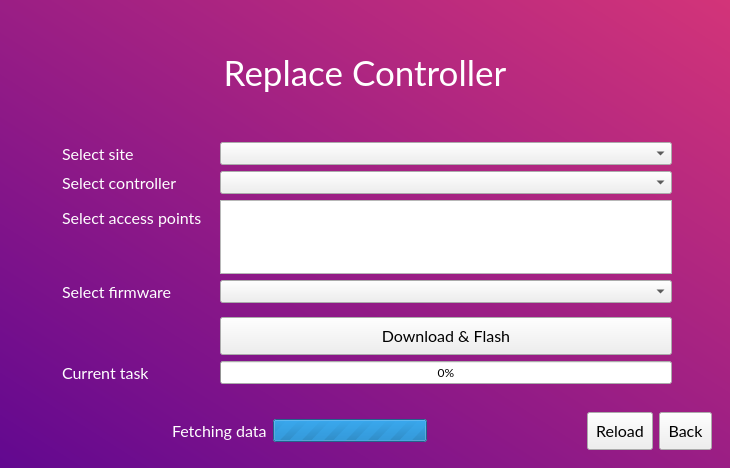
<?xml version="1.0" encoding="UTF-8"?>
<ui version="4.0">
 <class>MainWindow</class>
 <widget class="QMainWindow" name="MainWindow">
  <property name="geometry">
   <rect>
    <x>0</x>
    <y>0</y>
    <width>730</width>
    <height>468</height>
   </rect>
  </property>
  <property name="minimumSize">
   <size>
    <width>700</width>
    <height>0</height>
   </size>
  </property>
  <property name="sizeIncrement">
   <size>
    <width>0</width>
    <height>0</height>
   </size>
  </property>
  <property name="windowTitle">
   <string>MainWindow</string>
  </property>
  <property name="styleSheet">
   <string notr="true">* {
  font-family: Lato;
}
QPushButton {
  font-size: 16px;
  padding: 8px;
}

QLabel {
  font-size: 16px;
  color: white;
}
#replaceControllerHint, #addControllerHint {
  color: #ccc;
}
#centralWidget, QMessageBox {
  background-color: qlineargradient(spread:pad, x1:0, y1:1, x2:1, y2:0, stop:0 #620890, stop:1 #d33479);
}
#header, #welcomeHeader, #replaceHeader, #addHeader, #addWiFiHeader, #manageWiFiHeader {
  margin: 20px;
  font-size: 35px;
}
#welcomeSubHeader {
  font-size: 25px;
}
#loginForm QLabel, #addForm QLabel, #replaceForm QLabel, #addWiFiForm QLabel {
  padding-right: 8px;
}
#loginForm QPushButton, #addForm QPushButton, #replaceForm QPushButton, #addWiFiForm QPushButton {
  margin-top: 8px;
}

#welcomeUsername {
  color: #ccc;
}</string>
  </property>
  <widget class="QWidget" name="centralWidget">
   <property name="autoFillBackground">
    <bool>false</bool>
   </property>
   <property name="styleSheet">
    <string notr="true"/>
   </property>
   <layout class="QVBoxLayout" name="verticalLayout_2">
    <item>
     <widget class="QStackedWidget" name="stackedWidget">
      <property name="currentIndex">
       <number>2</number>
      </property>
      <widget class="QWidget" name="loginPage">
       <layout class="QVBoxLayout" name="verticalLayout">
        <item>
         <spacer name="verticalSpacer_3">
          <property name="orientation">
           <enum>Qt::Vertical</enum>
          </property>
          <property name="sizeHint" stdset="0">
           <size>
            <width>20</width>
            <height>40</height>
           </size>
          </property>
         </spacer>
        </item>
        <item>
         <layout class="QHBoxLayout" name="horizontalLayout_2">
          <item>
           <spacer name="horizontalSpacer">
            <property name="orientation">
             <enum>Qt::Horizontal</enum>
            </property>
            <property name="sizeHint" stdset="0">
             <size>
              <width>40</width>
              <height>20</height>
             </size>
            </property>
           </spacer>
          </item>
          <item>
           <widget class="QLabel" name="label">
            <property name="maximumSize">
             <size>
              <width>100</width>
              <height>100</height>
             </size>
            </property>
            <property name="text">
             <string/>
            </property>
            <property name="pixmap">
             <pixmap>images/logo_white_180.png</pixmap>
            </property>
            <property name="scaledContents">
             <bool>true</bool>
            </property>
           </widget>
          </item>
          <item>
           <widget class="QLabel" name="header">
            <property name="font">
             <font>
              <family>Lato</family>
              <pointsize>-1</pointsize>
             </font>
            </property>
            <property name="text">
             <string>Flasher</string>
            </property>
            <property name="alignment">
             <set>Qt::AlignCenter</set>
            </property>
           </widget>
          </item>
          <item>
           <spacer name="horizontalSpacer_2">
            <property name="orientation">
             <enum>Qt::Horizontal</enum>
            </property>
            <property name="sizeHint" stdset="0">
             <size>
              <width>40</width>
              <height>20</height>
             </size>
            </property>
           </spacer>
          </item>
         </layout>
        </item>
        <item>
         <spacer name="verticalSpacer">
          <property name="orientation">
           <enum>Qt::Vertical</enum>
          </property>
          <property name="sizeHint" stdset="0">
           <size>
            <width>20</width>
            <height>40</height>
           </size>
          </property>
         </spacer>
        </item>
        <item>
         <widget class="QWidget" name="loginForm" native="true">
          <layout class="QFormLayout" name="loginForm_">
           <property name="leftMargin">
            <number>40</number>
           </property>
           <property name="rightMargin">
            <number>40</number>
           </property>
           <item row="0" column="0">
            <widget class="QLabel" name="emailLabel">
             <property name="text">
              <string>E-Mail</string>
             </property>
            </widget>
           </item>
           <item row="0" column="1">
            <widget class="QLineEdit" name="emailLineEdit"/>
           </item>
           <item row="1" column="0">
            <widget class="QLabel" name="passwordLabel">
             <property name="text">
              <string>Password</string>
             </property>
            </widget>
           </item>
           <item row="1" column="1">
            <widget class="QLineEdit" name="passwordLineEdit">
             <property name="echoMode">
              <enum>QLineEdit::Password</enum>
             </property>
            </widget>
           </item>
           <item row="2" column="1">
            <layout class="QHBoxLayout" name="horizontalLayout">
             <item>
              <widget class="QPushButton" name="loginButton">
               <property name="minimumSize">
                <size>
                 <width>100</width>
                 <height>0</height>
                </size>
               </property>
               <property name="font">
                <font>
                 <family>Lato</family>
                 <pointsize>-1</pointsize>
                </font>
               </property>
               <property name="styleSheet">
                <string notr="true"/>
               </property>
               <property name="text">
                <string>Log in</string>
               </property>
               <property name="default">
                <bool>true</bool>
               </property>
              </widget>
             </item>
             <item>
              <widget class="QPushButton" name="signUpButton">
               <property name="minimumSize">
                <size>
                 <width>100</width>
                 <height>0</height>
                </size>
               </property>
               <property name="text">
                <string>Sign up</string>
               </property>
              </widget>
             </item>
            </layout>
           </item>
          </layout>
         </widget>
        </item>
        <item>
         <spacer name="verticalSpacer_2">
          <property name="orientation">
           <enum>Qt::Vertical</enum>
          </property>
          <property name="sizeHint" stdset="0">
           <size>
            <width>20</width>
            <height>40</height>
           </size>
          </property>
         </spacer>
        </item>
        <item>
         <layout class="QHBoxLayout" name="horizontalLayout_10">
          <item>
           <spacer name="horizontalSpacer_13">
            <property name="orientation">
             <enum>Qt::Horizontal</enum>
            </property>
            <property name="sizeHint" stdset="0">
             <size>
              <width>40</width>
              <height>20</height>
             </size>
            </property>
           </spacer>
          </item>
          <item>
           <widget class="QLabel" name="loginLoadingText">
            <property name="text">
             <string>Logging in</string>
            </property>
           </widget>
          </item>
          <item>
           <widget class="QProgressBar" name="loginLoadingBar">
            <property name="maximum">
             <number>0</number>
            </property>
            <property name="value">
             <number>-1</number>
            </property>
           </widget>
          </item>
          <item>
           <spacer name="horizontalSpacer_12">
            <property name="orientation">
             <enum>Qt::Horizontal</enum>
            </property>
            <property name="sizeHint" stdset="0">
             <size>
              <width>40</width>
              <height>20</height>
             </size>
            </property>
           </spacer>
          </item>
         </layout>
        </item>
       </layout>
      </widget>
      <widget class="QWidget" name="welcomePage">
       <layout class="QVBoxLayout" name="verticalLayout_4">
        <item>
         <spacer name="verticalSpacer_4">
          <property name="orientation">
           <enum>Qt::Vertical</enum>
          </property>
          <property name="sizeHint" stdset="0">
           <size>
            <width>20</width>
            <height>40</height>
           </size>
          </property>
         </spacer>
        </item>
        <item>
         <widget class="QLabel" name="welcomeHeader">
          <property name="font">
           <font>
            <family>Lato</family>
            <pointsize>-1</pointsize>
           </font>
          </property>
          <property name="text">
           <string>Welcome</string>
          </property>
          <property name="alignment">
           <set>Qt::AlignCenter</set>
          </property>
         </widget>
        </item>
        <item>
         <widget class="QLabel" name="welcomeSubHeader">
          <property name="font">
           <font>
            <family>Lato</family>
            <pointsize>-1</pointsize>
           </font>
          </property>
          <property name="text">
           <string>Select action to continue</string>
          </property>
          <property name="alignment">
           <set>Qt::AlignCenter</set>
          </property>
         </widget>
        </item>
        <item>
         <spacer name="verticalSpacer_8">
          <property name="orientation">
           <enum>Qt::Vertical</enum>
          </property>
          <property name="sizeHint" stdset="0">
           <size>
            <width>20</width>
            <height>40</height>
           </size>
          </property>
         </spacer>
        </item>
        <item>
         <layout class="QHBoxLayout" name="horizontalLayout_9">
          <property name="leftMargin">
           <number>40</number>
          </property>
          <property name="rightMargin">
           <number>40</number>
          </property>
          <item>
           <layout class="QVBoxLayout" name="verticalLayout_9">
            <item>
             <widget class="QPushButton" name="welcomeAddControllerButton">
              <property name="minimumSize">
               <size>
                <width>150</width>
                <height>0</height>
               </size>
              </property>
              <property name="text">
               <string>Add Controller</string>
              </property>
             </widget>
            </item>
            <item>
             <widget class="QLabel" name="label_4">
              <property name="maximumSize">
               <size>
                <width>200</width>
                <height>16777215</height>
               </size>
              </property>
              <property name="text">
               <string>Register a new controller on the server</string>
              </property>
              <property name="alignment">
               <set>Qt::AlignCenter</set>
              </property>
              <property name="wordWrap">
               <bool>true</bool>
              </property>
             </widget>
            </item>
           </layout>
          </item>
          <item>
           <layout class="QVBoxLayout" name="verticalLayout_7">
            <item>
             <widget class="QPushButton" name="welcomeReplaceControllerButton">
              <property name="sizePolicy">
               <sizepolicy hsizetype="Preferred" vsizetype="Fixed">
                <horstretch>0</horstretch>
                <verstretch>0</verstretch>
               </sizepolicy>
              </property>
              <property name="minimumSize">
               <size>
                <width>150</width>
                <height>0</height>
               </size>
              </property>
              <property name="text">
               <string>Replace Controller</string>
              </property>
             </widget>
            </item>
            <item>
             <widget class="QLabel" name="label_5">
              <property name="maximumSize">
               <size>
                <width>200</width>
                <height>16777215</height>
               </size>
              </property>
              <property name="text">
               <string>Replace an already registered controller</string>
              </property>
              <property name="alignment">
               <set>Qt::AlignCenter</set>
              </property>
              <property name="wordWrap">
               <bool>true</bool>
              </property>
             </widget>
            </item>
           </layout>
          </item>
          <item>
           <layout class="QVBoxLayout" name="verticalLayout_8">
            <item>
             <widget class="QPushButton" name="welcomeManageWiFiButton">
              <property name="sizePolicy">
               <sizepolicy hsizetype="Preferred" vsizetype="Fixed">
                <horstretch>0</horstretch>
                <verstretch>0</verstretch>
               </sizepolicy>
              </property>
              <property name="minimumSize">
               <size>
                <width>150</width>
                <height>0</height>
               </size>
              </property>
              <property name="text">
               <string>Manage WiFi</string>
              </property>
             </widget>
            </item>
            <item>
             <widget class="QLabel" name="label_7">
              <property name="maximumSize">
               <size>
                <width>200</width>
                <height>16777215</height>
               </size>
              </property>
              <property name="text">
               <string>Add WiFi for the controller to connect to</string>
              </property>
              <property name="alignment">
               <set>Qt::AlignCenter</set>
              </property>
              <property name="wordWrap">
               <bool>true</bool>
              </property>
             </widget>
            </item>
           </layout>
          </item>
         </layout>
        </item>
        <item>
         <spacer name="verticalSpacer_5">
          <property name="orientation">
           <enum>Qt::Vertical</enum>
          </property>
          <property name="sizeHint" stdset="0">
           <size>
            <width>20</width>
            <height>40</height>
           </size>
          </property>
         </spacer>
        </item>
        <item>
         <layout class="QHBoxLayout" name="horizontalLayout_6">
          <item>
           <widget class="QPushButton" name="welcomeLogOutPushButton">
            <property name="text">
             <string>Log out</string>
            </property>
           </widget>
          </item>
          <item>
           <spacer name="horizontalSpacer_8">
            <property name="orientation">
             <enum>Qt::Horizontal</enum>
            </property>
            <property name="sizeHint" stdset="0">
             <size>
              <width>40</width>
              <height>20</height>
             </size>
            </property>
           </spacer>
          </item>
          <item>
           <widget class="QLabel" name="welcomeUsername">
            <property name="text">
             <string>TextLabel</string>
            </property>
            <property name="alignment">
             <set>Qt::AlignBottom|Qt::AlignLeading|Qt::AlignLeft</set>
            </property>
           </widget>
          </item>
         </layout>
        </item>
       </layout>
      </widget>
      <widget class="QWidget" name="replaceControllerPage">
       <layout class="QVBoxLayout" name="verticalLayout_3">
        <item>
         <spacer name="verticalSpacer_13">
          <property name="orientation">
           <enum>Qt::Vertical</enum>
          </property>
          <property name="sizeHint" stdset="0">
           <size>
            <width>20</width>
            <height>40</height>
           </size>
          </property>
         </spacer>
        </item>
        <item>
         <widget class="QLabel" name="replaceHeader">
          <property name="font">
           <font>
            <family>Lato</family>
            <pointsize>-1</pointsize>
           </font>
          </property>
          <property name="text">
           <string>Replace Controller</string>
          </property>
          <property name="alignment">
           <set>Qt::AlignCenter</set>
          </property>
         </widget>
        </item>
        <item>
         <spacer name="verticalSpacer_12">
          <property name="orientation">
           <enum>Qt::Vertical</enum>
          </property>
          <property name="sizeHint" stdset="0">
           <size>
            <width>20</width>
            <height>40</height>
           </size>
          </property>
         </spacer>
        </item>
        <item>
         <widget class="QWidget" name="replaceForm" native="true">
          <layout class="QFormLayout" name="replaceForm_2">
           <property name="leftMargin">
            <number>40</number>
           </property>
           <property name="rightMargin">
            <number>40</number>
           </property>
           <item row="1" column="0">
            <widget class="QLabel" name="label_11">
             <property name="text">
              <string>Select site</string>
             </property>
            </widget>
           </item>
           <item row="1" column="1">
            <widget class="QComboBox" name="replaceControllerSitesComboBox"/>
           </item>
           <item row="2" column="0">
            <widget class="QLabel" name="label_12">
             <property name="text">
              <string>Select controller</string>
             </property>
            </widget>
           </item>
           <item row="2" column="1">
            <widget class="QComboBox" name="replaceControllerControllersComboBox"/>
           </item>
           <item row="3" column="1">
            <widget class="QListView" name="replaceControllerAPListView">
             <property name="maximumSize">
              <size>
               <width>16777215</width>
               <height>100</height>
              </size>
             </property>
             <property name="toolTip">
              <string>Use Ctrl / Shift for
multi-selection</string>
             </property>
             <property name="selectionMode">
              <enum>QAbstractItemView::ExtendedSelection</enum>
             </property>
            </widget>
           </item>
           <item row="5" column="0">
            <widget class="QLabel" name="label_14">
             <property name="text">
              <string>Select firmware</string>
             </property>
            </widget>
           </item>
           <item row="5" column="1">
            <widget class="QComboBox" name="replaceControllerFirmwaresComboBox"/>
           </item>
           <item row="6" column="1">
            <widget class="QPushButton" name="replaceControllerFlashButton">
             <property name="text">
              <string>Download &amp;&amp; Flash</string>
             </property>
            </widget>
           </item>
           <item row="7" column="0">
            <widget class="QLabel" name="replaceControllerProgressText">
             <property name="text">
              <string>Current task</string>
             </property>
            </widget>
           </item>
           <item row="7" column="1">
            <widget class="QProgressBar" name="replaceControllerProgressBar">
             <property name="value">
              <number>0</number>
             </property>
            </widget>
           </item>
           <item row="3" column="0">
            <widget class="QLabel" name="label_13">
             <property name="text">
              <string>Select access points</string>
             </property>
            </widget>
           </item>
          </layout>
         </widget>
        </item>
        <item>
         <spacer name="verticalSpacer_18">
          <property name="orientation">
           <enum>Qt::Vertical</enum>
          </property>
          <property name="sizeHint" stdset="0">
           <size>
            <width>20</width>
            <height>40</height>
           </size>
          </property>
         </spacer>
        </item>
        <item>
         <layout class="QHBoxLayout" name="horizontalLayout_5">
          <item>
           <spacer name="horizontalSpacer_7">
            <property name="orientation">
             <enum>Qt::Horizontal</enum>
            </property>
            <property name="sizeHint" stdset="0">
             <size>
              <width>40</width>
              <height>20</height>
             </size>
            </property>
           </spacer>
          </item>
          <item>
           <widget class="QLabel" name="replaceControllerLoadingText">
            <property name="text">
             <string>Fetching data</string>
            </property>
           </widget>
          </item>
          <item>
           <widget class="QProgressBar" name="replaceControllerLoadingBar">
            <property name="maximum">
             <number>0</number>
            </property>
            <property name="value">
             <number>-1</number>
            </property>
           </widget>
          </item>
          <item>
           <spacer name="horizontalSpacer_10">
            <property name="orientation">
             <enum>Qt::Horizontal</enum>
            </property>
            <property name="sizeHint" stdset="0">
             <size>
              <width>40</width>
              <height>20</height>
             </size>
            </property>
           </spacer>
          </item>
          <item>
           <widget class="QPushButton" name="replaceControllerReloadButton">
            <property name="text">
             <string>Reload</string>
            </property>
           </widget>
          </item>
          <item>
           <widget class="QPushButton" name="replaceBackPushButton">
            <property name="text">
             <string>Back</string>
            </property>
           </widget>
          </item>
         </layout>
        </item>
       </layout>
      </widget>
      <widget class="QWidget" name="addControllerPage">
       <layout class="QVBoxLayout" name="verticalLayout_5">
        <item>
         <spacer name="verticalSpacer_6">
          <property name="orientation">
           <enum>Qt::Vertical</enum>
          </property>
          <property name="sizeHint" stdset="0">
           <size>
            <width>20</width>
            <height>40</height>
           </size>
          </property>
         </spacer>
        </item>
        <item>
         <widget class="QLabel" name="addHeader">
          <property name="font">
           <font>
            <family>Lato</family>
            <pointsize>-1</pointsize>
           </font>
          </property>
          <property name="text">
           <string>Add Controller</string>
          </property>
          <property name="alignment">
           <set>Qt::AlignCenter</set>
          </property>
         </widget>
        </item>
        <item>
         <spacer name="verticalSpacer_9">
          <property name="orientation">
           <enum>Qt::Vertical</enum>
          </property>
          <property name="sizeHint" stdset="0">
           <size>
            <width>20</width>
            <height>40</height>
           </size>
          </property>
         </spacer>
        </item>
        <item>
         <widget class="QWidget" name="addForm" native="true">
          <layout class="QFormLayout" name="addForm2">
           <property name="leftMargin">
            <number>40</number>
           </property>
           <property name="rightMargin">
            <number>40</number>
           </property>
           <item row="0" column="0">
            <widget class="QLabel" name="label_2">
             <property name="text">
              <string>Select site</string>
             </property>
            </widget>
           </item>
           <item row="0" column="1">
            <widget class="QComboBox" name="addControllerSitesComboBox"/>
           </item>
           <item row="1" column="0">
            <widget class="QLabel" name="label_3">
             <property name="text">
              <string>Name controller</string>
             </property>
            </widget>
           </item>
           <item row="1" column="1">
            <widget class="QLineEdit" name="addControllerNameLineEdit"/>
           </item>
           <item row="2" column="1">
            <widget class="QListView" name="addControllerAPListView">
             <property name="maximumSize">
              <size>
               <width>16777215</width>
               <height>100</height>
              </size>
             </property>
             <property name="toolTip">
              <string>Use Ctrl / Shift for
multi-selection</string>
             </property>
             <property name="selectionMode">
              <enum>QAbstractItemView::ExtendedSelection</enum>
             </property>
            </widget>
           </item>
           <item row="4" column="0">
            <widget class="QLabel" name="label_9">
             <property name="text">
              <string>Select firmware</string>
             </property>
            </widget>
           </item>
           <item row="4" column="1">
            <widget class="QComboBox" name="addControllerFirmwaresComboBox"/>
           </item>
           <item row="6" column="1">
            <widget class="QProgressBar" name="addControllerProgressBar">
             <property name="value">
              <number>0</number>
             </property>
            </widget>
           </item>
           <item row="6" column="0">
            <widget class="QLabel" name="addControllerProgressText">
             <property name="text">
              <string>Current task</string>
             </property>
            </widget>
           </item>
           <item row="5" column="1">
            <widget class="QPushButton" name="addControllerFlashButton">
             <property name="text">
              <string>Download &amp;&amp; Flash</string>
             </property>
            </widget>
           </item>
           <item row="2" column="0">
            <widget class="QLabel" name="label_15">
             <property name="text">
              <string>Select access points</string>
             </property>
             <property name="alignment">
              <set>Qt::AlignLeading|Qt::AlignLeft|Qt::AlignVCenter</set>
             </property>
            </widget>
           </item>
          </layout>
         </widget>
        </item>
        <item>
         <spacer name="verticalSpacer_7">
          <property name="orientation">
           <enum>Qt::Vertical</enum>
          </property>
          <property name="sizeHint" stdset="0">
           <size>
            <width>20</width>
            <height>40</height>
           </size>
          </property>
         </spacer>
        </item>
        <item>
         <layout class="QHBoxLayout" name="horizontalLayout_4">
          <item>
           <spacer name="horizontalSpacer_6">
            <property name="orientation">
             <enum>Qt::Horizontal</enum>
            </property>
            <property name="sizeHint" stdset="0">
             <size>
              <width>40</width>
              <height>20</height>
             </size>
            </property>
           </spacer>
          </item>
          <item>
           <widget class="QLabel" name="addControllerLoadingText">
            <property name="text">
             <string>Fetching data</string>
            </property>
           </widget>
          </item>
          <item>
           <widget class="QProgressBar" name="addControllerLoadingBar">
            <property name="maximum">
             <number>0</number>
            </property>
            <property name="value">
             <number>-1</number>
            </property>
           </widget>
          </item>
          <item>
           <spacer name="horizontalSpacer_11">
            <property name="orientation">
             <enum>Qt::Horizontal</enum>
            </property>
            <property name="sizeHint" stdset="0">
             <size>
              <width>40</width>
              <height>20</height>
             </size>
            </property>
           </spacer>
          </item>
          <item>
           <widget class="QPushButton" name="addControllerReloadButton">
            <property name="text">
             <string>Reload</string>
            </property>
           </widget>
          </item>
          <item>
           <widget class="QPushButton" name="addControllerBackButton">
            <property name="text">
             <string>Back</string>
            </property>
           </widget>
          </item>
         </layout>
        </item>
       </layout>
      </widget>
      <widget class="QWidget" name="addWiFiPage">
       <layout class="QVBoxLayout" name="verticalLayout_6">
        <item>
         <spacer name="verticalSpacer_11">
          <property name="orientation">
           <enum>Qt::Vertical</enum>
          </property>
          <property name="sizeHint" stdset="0">
           <size>
            <width>20</width>
            <height>40</height>
           </size>
          </property>
         </spacer>
        </item>
        <item>
         <widget class="QLabel" name="addWiFiHeader">
          <property name="font">
           <font>
            <family>Lato</family>
            <pointsize>-1</pointsize>
           </font>
          </property>
          <property name="text">
           <string>Add WiFi</string>
          </property>
          <property name="alignment">
           <set>Qt::AlignCenter</set>
          </property>
         </widget>
        </item>
        <item>
         <spacer name="verticalSpacer_16">
          <property name="orientation">
           <enum>Qt::Vertical</enum>
          </property>
          <property name="sizeHint" stdset="0">
           <size>
            <width>20</width>
            <height>40</height>
           </size>
          </property>
         </spacer>
        </item>
        <item>
         <widget class="QWidget" name="addWiFiForm" native="true">
          <layout class="QFormLayout" name="addWiFiForm_2">
           <property name="leftMargin">
            <number>40</number>
           </property>
           <property name="rightMargin">
            <number>40</number>
           </property>
           <item row="0" column="0">
            <widget class="QLabel" name="label_6">
             <property name="text">
              <string>Name (SSID)</string>
             </property>
            </widget>
           </item>
           <item row="0" column="1">
            <widget class="QLineEdit" name="addWiFiSSIDLineEdit"/>
           </item>
           <item row="1" column="0">
            <widget class="QLabel" name="label_8">
             <property name="text">
              <string>Password</string>
             </property>
            </widget>
           </item>
           <item row="1" column="1">
            <widget class="QLineEdit" name="addWiFiPasswordLineEdit"/>
           </item>
           <item row="2" column="1">
            <widget class="QPushButton" name="addWiFiSubmitPushButton">
             <property name="text">
              <string>Add WiFi connection</string>
             </property>
            </widget>
           </item>
          </layout>
         </widget>
        </item>
        <item>
         <spacer name="verticalSpacer_10">
          <property name="orientation">
           <enum>Qt::Vertical</enum>
          </property>
          <property name="sizeHint" stdset="0">
           <size>
            <width>20</width>
            <height>40</height>
           </size>
          </property>
         </spacer>
        </item>
        <item>
         <layout class="QHBoxLayout" name="horizontalLayout_3">
          <item>
           <spacer name="horizontalSpacer_5">
            <property name="orientation">
             <enum>Qt::Horizontal</enum>
            </property>
            <property name="sizeHint" stdset="0">
             <size>
              <width>40</width>
              <height>20</height>
             </size>
            </property>
           </spacer>
          </item>
          <item>
           <widget class="QPushButton" name="addWiFiBackPushButton">
            <property name="text">
             <string>Back</string>
            </property>
           </widget>
          </item>
         </layout>
        </item>
       </layout>
      </widget>
      <widget class="QWidget" name="manageWiFiPage">
       <layout class="QVBoxLayout" name="verticalLayout_10">
        <item>
         <spacer name="verticalSpacer_14">
          <property name="orientation">
           <enum>Qt::Vertical</enum>
          </property>
          <property name="sizeHint" stdset="0">
           <size>
            <width>20</width>
            <height>40</height>
           </size>
          </property>
         </spacer>
        </item>
        <item>
         <widget class="QLabel" name="manageWiFiHeader">
          <property name="font">
           <font>
            <family>Lato</family>
            <pointsize>-1</pointsize>
           </font>
          </property>
          <property name="text">
           <string>Manage WiFi</string>
          </property>
          <property name="alignment">
           <set>Qt::AlignCenter</set>
          </property>
         </widget>
        </item>
        <item>
         <spacer name="verticalSpacer_15">
          <property name="orientation">
           <enum>Qt::Vertical</enum>
          </property>
          <property name="sizeHint" stdset="0">
           <size>
            <width>20</width>
            <height>40</height>
           </size>
          </property>
         </spacer>
        </item>
        <item>
         <layout class="QVBoxLayout" name="verticalLayout_11">
          <property name="leftMargin">
           <number>40</number>
          </property>
          <property name="rightMargin">
           <number>40</number>
          </property>
          <item>
           <widget class="QListView" name="apListView"/>
          </item>
          <item>
           <layout class="QHBoxLayout" name="horizontalLayout_8">
            <item>
             <widget class="QPushButton" name="manageWiFiAddButton">
              <property name="text">
               <string>Add</string>
              </property>
             </widget>
            </item>
            <item>
             <widget class="QPushButton" name="manageWiFiEditButton">
              <property name="text">
               <string>Edit</string>
              </property>
             </widget>
            </item>
            <item>
             <widget class="QPushButton" name="manageWiFiRemoveButton">
              <property name="text">
               <string>Remove</string>
              </property>
             </widget>
            </item>
           </layout>
          </item>
         </layout>
        </item>
        <item>
         <spacer name="verticalSpacer_17">
          <property name="orientation">
           <enum>Qt::Vertical</enum>
          </property>
          <property name="sizeHint" stdset="0">
           <size>
            <width>20</width>
            <height>40</height>
           </size>
          </property>
         </spacer>
        </item>
        <item>
         <layout class="QHBoxLayout" name="horizontalLayout_7">
          <item>
           <spacer name="horizontalSpacer_9">
            <property name="orientation">
             <enum>Qt::Horizontal</enum>
            </property>
            <property name="sizeHint" stdset="0">
             <size>
              <width>607</width>
              <height>20</height>
             </size>
            </property>
           </spacer>
          </item>
          <item>
           <widget class="QPushButton" name="manageWiFiBackButton">
            <property name="text">
             <string>Back</string>
            </property>
           </widget>
          </item>
         </layout>
        </item>
       </layout>
      </widget>
     </widget>
    </item>
   </layout>
  </widget>
 </widget>
 <tabstops>
  <tabstop>emailLineEdit</tabstop>
  <tabstop>passwordLineEdit</tabstop>
  <tabstop>loginButton</tabstop>
  <tabstop>signUpButton</tabstop>
  <tabstop>welcomeAddControllerButton</tabstop>
  <tabstop>welcomeReplaceControllerButton</tabstop>
  <tabstop>welcomeLogOutPushButton</tabstop>
  <tabstop>replaceBackPushButton</tabstop>
  <tabstop>addControllerSitesComboBox</tabstop>
  <tabstop>addControllerNameLineEdit</tabstop>
  <tabstop>addControllerAPListView</tabstop>
  <tabstop>addControllerBackButton</tabstop>
  <tabstop>addWiFiBackPushButton</tabstop>
 </tabstops>
 <resources/>
 <connections/>
</ui>
